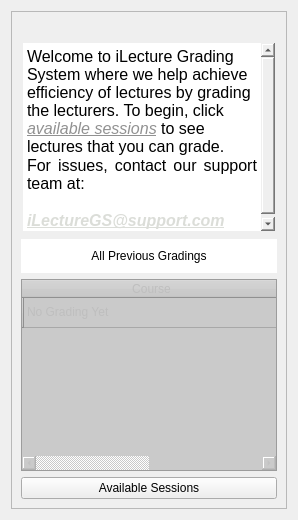
      <widget class="QWidget" name="student_home">
       <layout class="QVBoxLayout" name="verticalLayout_189">
        <item>
         <widget class="QFrame" name="frame_5">
          <property name="frameShape">
           <enum>QFrame::StyledPanel</enum>
          </property>
          <property name="frameShadow">
           <enum>QFrame::Raised</enum>
          </property>
          <layout class="QVBoxLayout" name="verticalLayout_13">
           <item>
            <widget class="QLabel" name="label_10">
             <property name="text">
              <string/>
             </property>
             <property name="pixmap">
              <pixmap resource="../resource.qrc">:/futminna</pixmap>
             </property>
             <property name="alignment">
              <set>Qt::AlignCenter</set>
             </property>
            </widget>
           </item>
           <item>
            <widget class="QTextBrowser" name="textBrowser">
             <property name="styleSheet">
              <string notr="true">border: 2px dashed #efefef;</string>
             </property>
             <property name="html">
              <string>&lt;!DOCTYPE HTML PUBLIC &quot;-//W3C//DTD HTML 4.0//EN&quot; &quot;http://www.w3.org/TR/REC-html40/strict.dtd&quot;&gt;
&lt;html&gt;&lt;head&gt;&lt;meta name=&quot;qrichtext&quot; content=&quot;1&quot; /&gt;&lt;style type=&quot;text/css&quot;&gt;
p, li { white-space: pre-wrap; }
&lt;/style&gt;&lt;/head&gt;&lt;body style=&quot; font-family:'MS Shell Dlg 2'; font-size:8.25pt; font-weight:400; font-style:normal;&quot;&gt;
&lt;p style=&quot; margin-top:0px; margin-bottom:0px; margin-left:0px; margin-right:0px; -qt-block-indent:0; text-indent:0px;&quot;&gt;&lt;img src=&quot;:/home&quot; /&gt;&lt;span style=&quot; font-family:'Comic Sans MS'; font-size:12pt;&quot;&gt;Welcome to iLecture Grading System where we help achieve efficiency of lectures by grading the lecturers. To begin, click &lt;/span&gt;&lt;span style=&quot; font-family:'Comic Sans MS'; font-size:12pt; font-style:italic; text-decoration: underline; color:#919191;&quot;&gt;available sessions&lt;/span&gt;&lt;span style=&quot; font-family:'Comic Sans MS'; font-size:12pt;&quot;&gt; to see lectures that you can grade.&lt;/span&gt;&lt;/p&gt;
&lt;p align=&quot;justify&quot; style=&quot; margin-top:0px; margin-bottom:0px; margin-left:0px; margin-right:0px; -qt-block-indent:0; text-indent:0px;&quot;&gt;&lt;span style=&quot; font-family:'Comic Sans MS'; font-size:12pt;&quot;&gt;For issues, contact our support team at:&lt;/span&gt;&lt;/p&gt;
&lt;p align=&quot;justify&quot; style=&quot; margin-top:0px; margin-bottom:0px; margin-left:0px; margin-right:0px; -qt-block-indent:0; text-indent:0px;&quot;&gt;&lt;span style=&quot; font-family:'Comic Sans MS'; font-size:12pt;&quot;&gt;	 &lt;/span&gt;&lt;span style=&quot; font-family:'Comic Sans MS'; font-size:12pt; font-weight:600; font-style:italic; text-decoration: underline; color:#dbddd8;&quot;&gt;iLectureGS@support.com&lt;/span&gt;&lt;/p&gt;&lt;/body&gt;&lt;/html&gt;</string>
             </property>
            </widget>
           </item>
           <item>
            <widget class="QLabel" name="label_11">
             <property name="styleSheet">
              <string notr="true">background-color: rgb(255, 255, 255);
border-radius: 0px;
padding: 10%;</string>
             </property>
             <property name="text">
              <string>All Previous Gradings</string>
             </property>
             <property name="alignment">
              <set>Qt::AlignCenter</set>
             </property>
            </widget>
           </item>
           <item>
            <widget class="QTableWidget" name="tableWidget">
             <property name="enabled">
              <bool>false</bool>
             </property>
             <property name="styleSheet">
              <string notr="true">background-color: rgb(202, 202, 202);
font: 10pt &quot;Comic Sans MS&quot;;</string>
             </property>
             <property name="autoScrollMargin">
              <number>15</number>
             </property>
             <property name="editTriggers">
              <set>QAbstractItemView::NoEditTriggers</set>
             </property>
             <property name="alternatingRowColors">
              <bool>true</bool>
             </property>
             <property name="gridStyle">
              <enum>Qt::SolidLine</enum>
             </property>
             <property name="sortingEnabled">
              <bool>false</bool>
             </property>
             <property name="wordWrap">
              <bool>true</bool>
             </property>
             <property name="rowCount">
              <number>1</number>
             </property>
             <property name="columnCount">
              <number>2</number>
             </property>
             <attribute name="horizontalHeaderCascadingSectionResizes">
              <bool>true</bool>
             </attribute>
             <attribute name="horizontalHeaderDefaultSectionSize">
              <number>255</number>
             </attribute>
             <attribute name="horizontalHeaderMinimumSectionSize">
              <number>48</number>
             </attribute>
             <attribute name="verticalHeaderDefaultSectionSize">
              <number>30</number>
             </attribute>
             <attribute name="verticalHeaderMinimumSectionSize">
              <number>30</number>
             </attribute>
             <row>
              <property name="text">
               <string/>
              </property>
             </row>
             <column>
              <property name="text">
               <string>Course</string>
              </property>
             </column>
             <column>
              <property name="text">
               <string>Time</string>
              </property>
             </column>
             <item row="0" column="0">
              <property name="text">
               <string>No Grading Yet</string>
              </property>
             </item>
             <item row="0" column="1">
              <property name="text">
               <string>N/A</string>
              </property>
             </item>
            </widget>
           </item>
           <item>
            <widget class="QPushButton" name="availSessionBtn">
             <property name="text">
              <string>Available Sessions</string>
             </property>
            </widget>
           </item>
          </layout>
          <zorder>label_10</zorder>
          <zorder>label_11</zorder>
          <zorder>availSessionBtn</zorder>
          <zorder>tableWidget</zorder>
          <zorder>textBrowser</zorder>
         </widget>
        </item>
       </layout>
      </widget>
